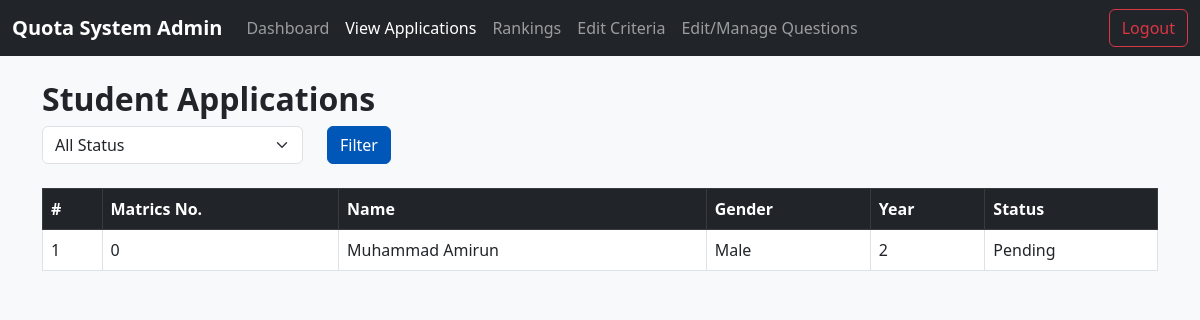
The app's page /admin/view_applications.php with its own data.
### tables this page shows
CREATE TABLE `applications` (
  `id` int(11) NOT NULL,
  `student_id` int(11) NOT NULL,
  `q1` varchar(50) DEFAULT NULL,
  `q2` varchar(50) DEFAULT NULL,
  `q3` varchar(50) DEFAULT NULL,
  `q4` varchar(50) DEFAULT NULL,
  `q5` varchar(50) DEFAULT NULL,
  `q6` varchar(50) DEFAULT NULL,
  `file_path` varchar(255) DEFAULT NULL,
  `submitted_at` timestamp NOT NULL DEFAULT current_timestamp()
);

CREATE TABLE `student` (
  `student_id` int(11) NOT NULL,
  `matrix_no` int(4) NOT NULL,
  `year` int(4) NOT NULL,
  `college` varchar(100) NOT NULL,
  `fullname` varchar(100) NOT NULL,
  `gender` enum('Male','Female','Select your gender','') NOT NULL DEFAULT 'Select your gender',
  `email` varchar(100) NOT NULL,
  `password` varchar(255) NOT NULL,
  `status` enum('pending','approved','rejected') NOT NULL DEFAULT 'pending'
);

### admin/view_applications.php (the view, shortened to what this page needs)
<?php
require_once __DIR__ . '/../includes/db.php';
$sql = "SELECT
            applications.*,
            student.matrix_no,
            student.fullname,
            student.year,
            student.gender
        FROM applications
        INNER JOIN student
        ON applications.student_id = student.student_id";
$stmt = $mysqli->prepare($sql);
$stmt->execute();
$result = $stmt->get_result();
?>
<!DOCTYPE html>
<html lang="en">
<head>
    <link href="https://cdn.jsdelivr.net/npm/bootstrap@5.3.0/dist/css/bootstrap.min.css" rel="stylesheet">
    <link href="../assets/css/custom.css" rel="stylesheet">
</head>
<body>
<?php include 'navbar.php'; ?>
<div class="container mt-4">
    <h2>Student Applications</h2>
    <form method="GET" class="row mb-4">
        <div class="col-md-3">
            <select name="status" class="form-select">
                <option value="">All Status</option>
            </select>
        </div>
        <div class="col-md-3">
            <button type="submit" class="btn btn-primary">Filter</button>
        </div>
    </form>
    <table class="table table-bordered">
    <thead class="table-dark">
        <tr>
            <th>#</th>
            <th>Matrics No.</th>
            <th>Name</th>
            <th>Gender</th>
            <th>Year</th>
            <th>Status</th>
        </tr>
    </thead>
    <tbody>
        <?php
        if ($result->num_rows > 0):
            $index = 1;
            while ($row = $result->fetch_assoc()):
        ?>
            <tr>
                <td><?= $index++ ?></td>
                <td><?= htmlspecialchars($row['matrix_no']) ?></td>
                <td><?= htmlspecialchars($row['fullname']) ?></td>
                <td><?= htmlspecialchars($row['gender']) ?></td>
                <td><?= htmlspecialchars($row['year']) ?></td>
                <td><?= htmlspecialchars(ucfirst($row['status'])) ?></td>
            </tr>
        <?php endwhile; else: ?>
            <tr><td colspan="6">No applications found.</td></tr>
        <?php endif; ?>
    </tbody>
</table>
</div>
</body>
</html>

### css/custom.css (style rules this page uses)
body { background-color: #f8f9fa; }
.table th, .table td { vertical-align: middle; }
.btn-primary { background-color: #0057b8; border-color: #0057b8; }
h2, h4 { font-weight: 600; }

### records on screen
applications: student.matrix_no "0", student.fullname "Muhammad Amirun", student.gender "Male", student.year "2", status "Pending"
